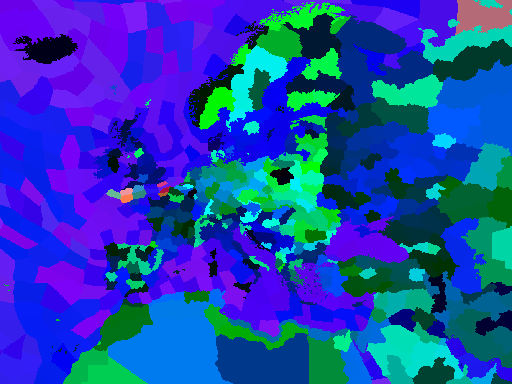
#> input picture Tools/states_cropped.png, 512 x 384 px
$ python blank_state_map_generator.py
#> lines starting #> are read from the running program, lines starting #| are printed output that depends on the picture
from PIL import Image
import csv

# Input files
states_bmp = "states_cropped.png"  # or .bmp
states_colors_csv = "states_colors.csv"
output_file = "states_visualization.png"

# Colors
LAND_COLOR = (80, 180, 80)  # Muted green
SEA_COLOR = (100, 150, 220)  # Light blue
BORDER_COLOR = (40, 40, 40)  # Dark gray

print("Step 1: Loading state color mapping...")
color_to_state = {}  # RGB -> (state_id, is_water)

with open(states_colors_csv, 'r', encoding='utf-8') as f:
#> (reads Tools/states_colors.csv from the repository)
    reader = csv.DictReader(f)
    for row in reader:
        r = int(row['R'])
        g = int(row['G'])
        b = int(row['B'])
        state_id = int(row['StateID'])

        # Check if StateName contains "Sea_" to determine water
        state_name = row['StateName']
        is_water = 1 if state_name.startswith('Sea_') else 0

        color_to_state[(r, g, b)] = (state_id, is_water)

print(f"  Loaded {len(color_to_state)} state colors")

print("\nStep 2: Loading states bitmap...")
img = Image.open(states_bmp).convert('RGB')
width, height = img.size
#> width = 512; height = 384
pixels = img.load()
print(f"  Image size: {width}x{height}")
#|   Image size: 512x384

print("\nStep 3: Creating visualization...")
new_img = Image.new('RGB', (width, height), (0, 0, 0))
#> new_img: PIL image 512x384 RGB; every value is 0
new_pixels = new_img.load()

# First pass: color states
for y in range(height):
    if y % 100 == 0:
        print(f"  Coloring row {y}/{height}...")

    for x in range(width):
        color = pixels[x, y]
        state_info = color_to_state.get(color)

        if state_info:
            state_id, is_water = state_info
            new_pixels[x, y] = SEA_COLOR if is_water else LAND_COLOR
        else:
            # Unknown state - keep black or use sea color
            new_pixels[x, y] = SEA_COLOR

print("\nStep 4: Drawing borders...")
# Second pass: detect and draw borders (only check right and down to make 1px thick)
for y in range(height):
    if y % 100 == 0:
        print(f"  Processing borders row {y}/{height}...")

    for x in range(width):
        current_color = pixels[x, y]
        current_state = color_to_state.get(current_color, (None, None))[0]

        if current_state is None:
            continue

        is_border = False

        # Only check right and down neighbors (creates 1px border instead of 2px)
        # Right
        if x + 1 < width:
            neighbor_color = pixels[x + 1, y]
            neighbor_state = color_to_state.get(neighbor_color, (None, None))[0]
            if neighbor_state != current_state:
                is_border = True

        # Down
        if y + 1 < height:
            neighbor_color = pixels[x, y + 1]
            neighbor_state = color_to_state.get(neighbor_color, (None, None))[0]
            if neighbor_state != current_state:
                is_border = True

        if is_border:
            new_pixels[x, y] = BORDER_COLOR

print(f"\nStep 5: Saving to {output_file}...")
new_img.save(output_file, 'PNG')
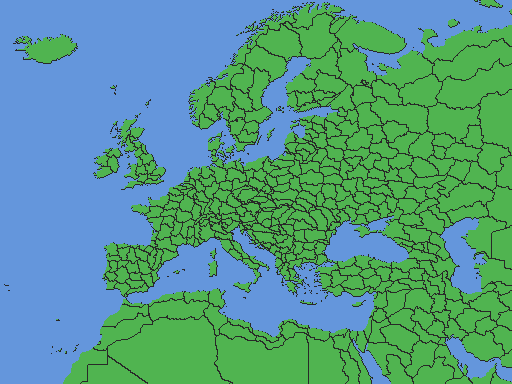
#> saved as states_visualization.png: PIL image 512x384 RGB; mean R, G, B 85.5, 155.1, 138.4

print("\n✓ Done! Visualization created successfully.")
